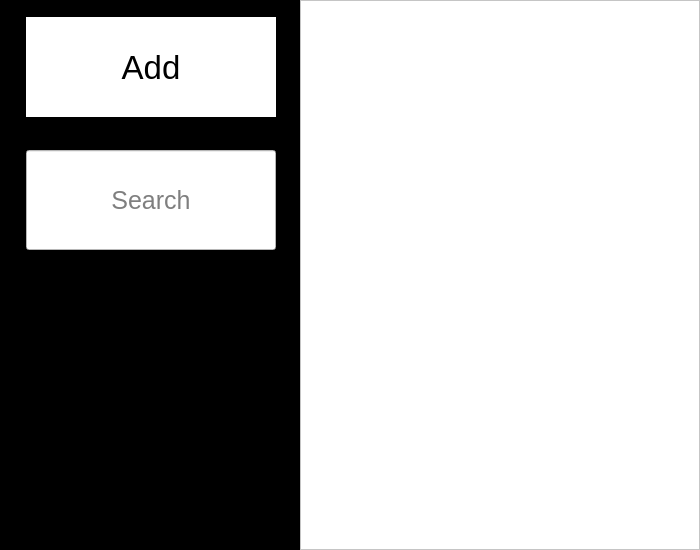
<?xml version="1.0" encoding="UTF-8"?>
<ui version="4.0">
 <class>MainWindow</class>
 <widget class="QMainWindow" name="MainWindow">
  <property name="geometry">
   <rect>
    <x>0</x>
    <y>0</y>
    <width>700</width>
    <height>550</height>
   </rect>
  </property>
  <property name="windowTitle">
   <string>MainWindow</string>
  </property>
  <property name="styleSheet">
   <string notr="true">background-color: black;</string>
  </property>
  <widget class="QWidget" name="centralwidget">
   <property name="minimumSize">
    <size>
     <width>700</width>
     <height>550</height>
    </size>
   </property>
   <property name="maximumSize">
    <size>
     <width>700</width>
     <height>550</height>
    </size>
   </property>
   <widget class="QListWidget" name="list">
    <property name="geometry">
     <rect>
      <x>300</x>
      <y>0</y>
      <width>400</width>
      <height>550</height>
     </rect>
    </property>
    <property name="minimumSize">
     <size>
      <width>400</width>
      <height>550</height>
     </size>
    </property>
    <property name="maximumSize">
     <size>
      <width>400</width>
      <height>550</height>
     </size>
    </property>
    <property name="font">
     <font>
      <family>Helvetica Neue</family>
      <pointsize>20</pointsize>
     </font>
    </property>
    <property name="styleSheet">
     <string notr="true">background-color: white;
color: black;
font-size: 20;</string>
    </property>
    <property name="verticalScrollBarPolicy">
     <enum>Qt::ScrollBarAlwaysOff</enum>
    </property>
    <property name="horizontalScrollBarPolicy">
     <enum>Qt::ScrollBarAlwaysOff</enum>
    </property>
   </widget>
   <widget class="QPushButton" name="add">
    <property name="geometry">
     <rect>
      <x>26</x>
      <y>17</y>
      <width>250</width>
      <height>100</height>
     </rect>
    </property>
    <property name="minimumSize">
     <size>
      <width>250</width>
      <height>100</height>
     </size>
    </property>
    <property name="maximumSize">
     <size>
      <width>250</width>
      <height>100</height>
     </size>
    </property>
    <property name="font">
     <font>
      <family>Helvetica Neue</family>
      <pointsize>25</pointsize>
     </font>
    </property>
    <property name="cursor">
     <cursorShape>PointingHandCursor</cursorShape>
    </property>
    <property name="styleSheet">
     <string notr="true">background-color: white;
color: black;
border: 0px;</string>
    </property>
    <property name="text">
     <string>Add</string>
    </property>
   </widget>
   <widget class="QLineEdit" name="ajax">
    <property name="geometry">
     <rect>
      <x>26</x>
      <y>150</y>
      <width>250</width>
      <height>100</height>
     </rect>
    </property>
    <property name="styleSheet">
     <string notr="true">background-color: white;
color: black;
font-size: 25px;
font: 25pt &quot;Helvetica Neue&quot;;</string>
    </property>
    <property name="alignment">
     <set>Qt::AlignCenter</set>
    </property>
    <property name="placeholderText">
     <string>Search</string>
    </property>
   </widget>
  </widget>
 </widget>
 <resources/>
 <connections/>
</ui>
